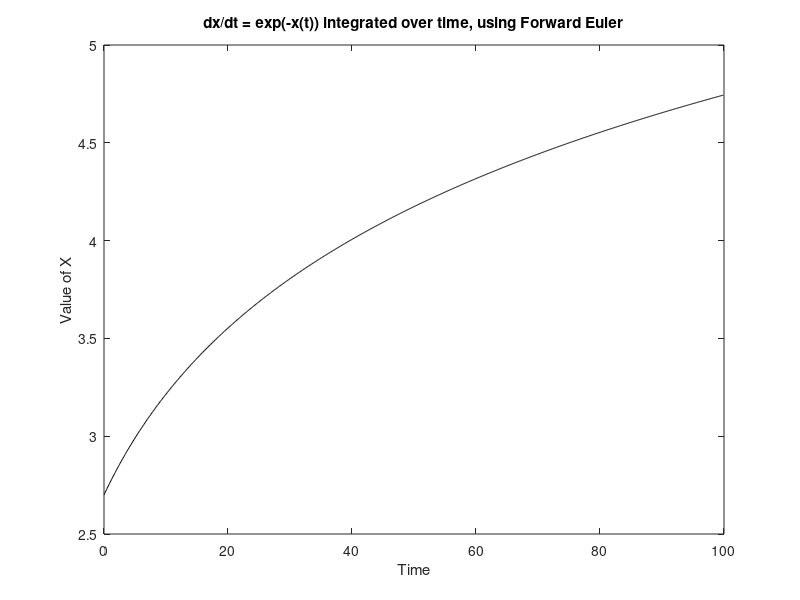

The MATLAB script that drew this image:
%dx(t)/dt=e^(-x(t)) integrated over 100 x with time step 0.1s and x(0)=2.7

numsteps = 1000;
deltat = 0.1;
x = zeros(numsteps,1);
t = zeros(numsteps,1);
x(1) = 2.7;
t(1) = 0;

for (i=1:numsteps-1)
    dx_dt = exp(-x(i));
    x(i+1) = x(i) + dx_dt*deltat;
    t(i+1) = t(i) +deltat;
end

plot(t,x,'k-');
xlabel('Time');
ylabel('Value of X');
title('dx/dt = exp(-x(t)) integrated over time, using Forward Euler');